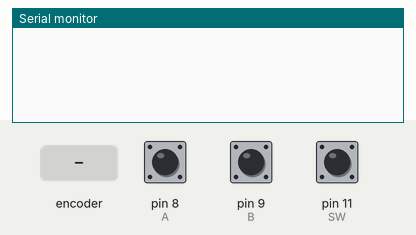
Bench run of a sketch on a simulated Arduino Uno, built with avr-gcc and run on an emulated ATmega328P. On the bench: the last lines printed to the serial monitor. The test bench sets the inputs (shaded band); at power-on: pin 11 (SW) HIGH, pin 8 (A) HIGH, pin 9 (B) HIGH.

Above: at 1.2 s.
1.3 s: rotary encoder on pin 8 (A) / pin 9 (B) turned 1 step (first pin leading)
At 2.2 s:
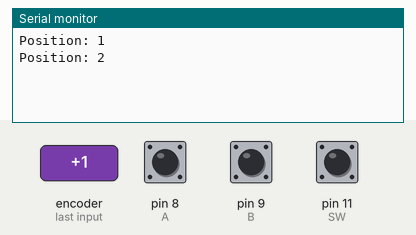
3.0 s: pin 11 (SW) pulled LOW for 0.15 s
At 4.0 s:
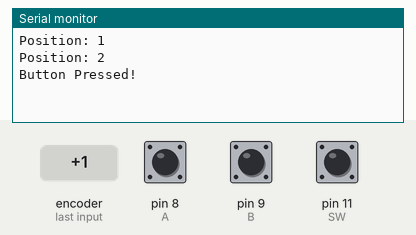
4.6 s: rotary encoder on pin 8 (A) / pin 9 (B) turned 1 step (first pin leading)
At 5.9 s:
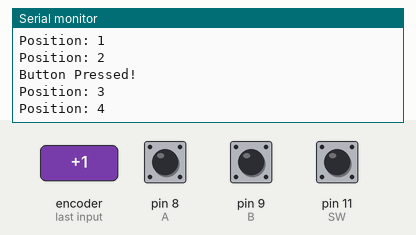
Timing chart, 0 to 7.6 s (numbered marks = the images above; inputs shaded):
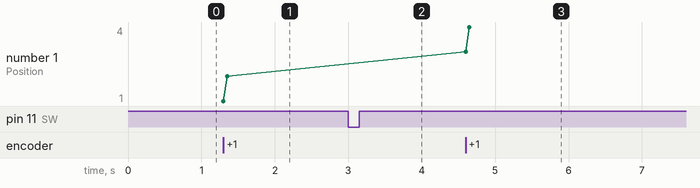

Measured:
- after the input at 1.3 s, the serial monitor: prints a new line at once (image 1)
- after the input at 3.0 s, the serial monitor: prints a new line at once (image 2)
- after the input at 4.6 s, the serial monitor: prints a new line at once (image 3)
- plotted number 1: 2 → 4 after the input at 4.6 s

The sketch:

Rotary_and_button.ino
```cpp
#define A 8
#define B 9
#define SW 11

int counter = 0;          // Variable to store the encoder position
int A_currentState;      // Current state of the CLK pin
int A_lastState;         // Previous state of the CLK pin
bool buttonPressed = false; // State of the push-button

void setup() {
  Serial.begin(9600);
  pinMode(A, INPUT_PULLUP);
  pinMode(B, INPUT_PULLUP);
  pinMode(SW, INPUT_PULLUP);

  A_lastState = digitalRead(A);
}

void loop() {
  A_currentState = digitalRead(A);

  if (A_currentState != A_lastState) {
    int BState = digitalRead(B);

    // Determine the direction of rotation
    if (BState != A_currentState) {
      counter++; // Clockwise rotation
    } else {
      counter--; // Counterclockwise rotation
    }

    Serial.print("Position: ");
    Serial.println(counter);
  }

  A_lastState = A_currentState;

  // Check if the push-button is pressed
  if (digitalRead(SW) == LOW) {
    if (!buttonPressed) {
      Serial.println("Button Pressed!");
      buttonPressed = true;
    }
  } else {
    buttonPressed = false;
  }

}
```
